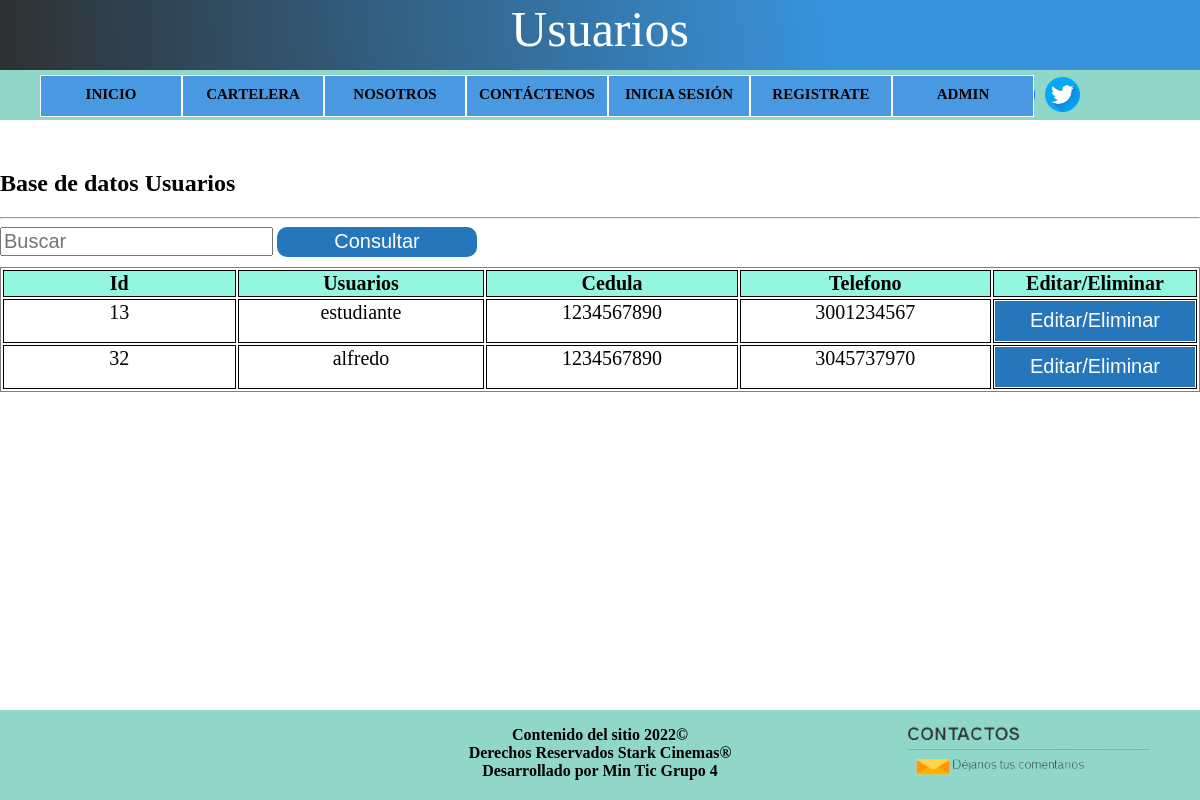
The page /crudUsuario on the database its author committed.
### tables this page shows
CREATE TABLE usuarios (id INTEGER PRIMARY KEY AUTOINCREMENT, usuario VARCHAR (100), clave VARCHAR (100), nombres VARCHAR (30), genero VARCHAR (20), correo VARCHAR (30), tipo_cedula VARCHAR (30), cedula VARCHAR (30), telefono VARCHAR (30), f1 VARCHAR (10), f2 VARCHAR (10), f3 VARCHAR (10));

### app/app.py (the view)
@app.route('/crudUsuario', methods=('GET','POST'))
def crudUsuario():
   if request.method == 'POST' and 'texto' in request.form:
      strsql = "SELECT* FROM usuarios WHERE id LIKE '%" + request.form['texto'] + "%' OR usuario LIKE '%" + request.form['texto'] + "%'"
   else:
     strsql = "SELECT* FROM usuarios"
   con = conexion()
   cursorObj = con.cursor()
   cursorObj.execute(strsql)
   usuarios= [dict(id=row[0],usuario=row[1],nombres=row[3],genero=row[4],correo=row[5],tipo_cedula=row[6],cedula=row[7],telefono=row[8],f1=row[9],f2=row[10],f3=row[11]) for row in cursorObj.fetchall()]
   con.close()
   if 'usuario_editar_eliminar' in request.form:
     return render_template('usuario_editar_eliminar.html',usuarios=usuarios)
   return render_template('crud_usuario.html', usuarios=usuarios)

### app/db.py (called while the page is built)
def conexion():
 try:
    con = sqlite3.connect('datosPeliculas.db')
    return con
 except Error:
   print(Error)

### app/templates/crud_usuario.html (shortened to what this page needs)
<!DOCTYPE html>
<html lang="en">
<head>
    <link rel="stylesheet" type="text/css" href="../static/estilos.css"></link>
</head>
<body>
    <header>
        <div class="titulo">Usuarios</div>
        <nav id="barra_menu">
            <ul>
              <li><a href="/">INICIO</a></li>
              <li><a href="/consultar">CARTELERA</a></li>
              <li><a href="/nosotros">NOSOTROS</a></li>
              <li><a href="/contactos">CONTÁCTENOS</a></li>
              <li><a href="/sesion">INICIA SESIÓN</a></li>
              <li><a href="/registrar">REGISTRATE</a></li>
              <li><a href="/panel_admin">ADMIN</a></li>
            </ul>
         </nav>
         <div class="redes">
           <a href="https://twitter.com/" target="_blank"> <img id="twitter" src="../static/img/twitter.png"></a>
        </div>
    </header>
    <div class="contenidoBody">
        <h2>Base de datos Usuarios</h2>
        <hr>
        <form action="" method='post' novalidate>
            <input type="text" id="texto" name="texto" placeholder="Buscar">
           <input type="submit" id="consultar" name="consultar" value="Consultar">
            <table class="tabla">
                <thead>
                  <tr>
                    <th scope="col">Id</th>
                    <th scope="col">Usuarios</th>
                    <th scope="col">Cedula</th>
                    <th scope="col">Telefono</th>
                    <th scope="col">Editar/Eliminar</th>
                  </tr>
                </thead>
                {%- for usuario in usuarios %}
                <tbody>
                  <tr>
                    <td>{{usuario.id}}</td>
                    <td>{{usuario.usuario}}</td>
                    <td>{{usuario.cedula}}</td>
                    <td>{{usuario.telefono}}</td>
                    <td><button class="boton"><a href="{{url_for('usuario_editar_eliminar',id=usuario.id)}}" name="usuario_editar_eliminar">Editar/Eliminar</a></button></td>
                  </tr>
                </tbody>
                {%- endfor %}
              </table>
            </form>
    </div>
    <footer>
        <p class="contenido_piePagina">Contenido del sitio 2022© <br>
          Derechos Reservados Stark Cinemas® <br>
          Desarrollado por Min Tic Grupo 4<br>
          <a href="/contactos"> <img class="imagen_contactos" src="../static/img/contactos.png"></a>
        </p>
    </footer>
</body>
</html>

### app/static/estilos.css (style rules this page uses)
html { min-height: 100%; position: relative; }
body { margin: 0; }
a { cursor: pointer; }
.contenidoBody { margin: 0px auto; margin-top: 150px; margin-bottom: 40px; width: 1200px; height: 500px; display: table; justify-content: center; margin-bottom: 120px; }
header { margin-top: -150px; padding-left: 0px; font-size: 0; background: #90D7C9; position: fixed; width: 100%; height: 120px; z-index:1; }
.titulo { padding-left: 0px; background: rgb(46,49,50); background: linear-gradient(85deg, rgba(46,49,50,1) 0%, rgba(56,147,219,1) 69%); position: fixed; width: 100%; height: 70px; z-index:2; font-size: 50px; color: white; text-align: center; }
nav { margin-top: 70px; }
nav a { text-decoration:none; color:inherit; font-size:15px; font-weight: bold; }
nav li { margin-top: 5px; margin-bottom: 5px; display:inline-block; width:120px; height:20px; padding:10px 10px; background-color:#4899E1 ; border:1px solid white; text-align:center; color:black; position:relative; }
.redes { margin-top: -45px; margin-right: 120px; float: right; }
#twitter { width: 35px; margin-left: 10px; }
a { color: white; text-decoration: none; }
.tabla { border: 1px solid gray; margin-top: 10px; font-size: 20px; width: 100%; }
th { background-color: rgb(148, 245, 224); }
th, td { width: 25%; text-align: center; vertical-align: top; border: 1px solid #000; border-spacing: 0; }
#texto { font-size: 20px; }
#consultar { width: 200px; height: 30px; font-size: 20px; color: white; border: none; border-radius: 10px; background: #2676bb; padding: 0px; cursor: pointer; }
.boton { width: 200px; height: 40px; font-size: 20px; background: #2676bb; padding: 0px; border: none; }
footer { background-color: #90D7C9; position: absolute; bottom: 0; width: 100%; height: 90px; color: black; font-weight: bold; }
.imagen_contactos { width: 250px; float: right; margin-top: -60px; margin-right: 50px; }
.contenido_piePagina { text-align: center; }

### rows shown on the page
usuarios: id "13", usuario "estudiante", cedula "1234567890", telefono "3001234567"
usuarios: id "32", usuario "alfredo", cedula "1234567890", telefono "3045737970"
